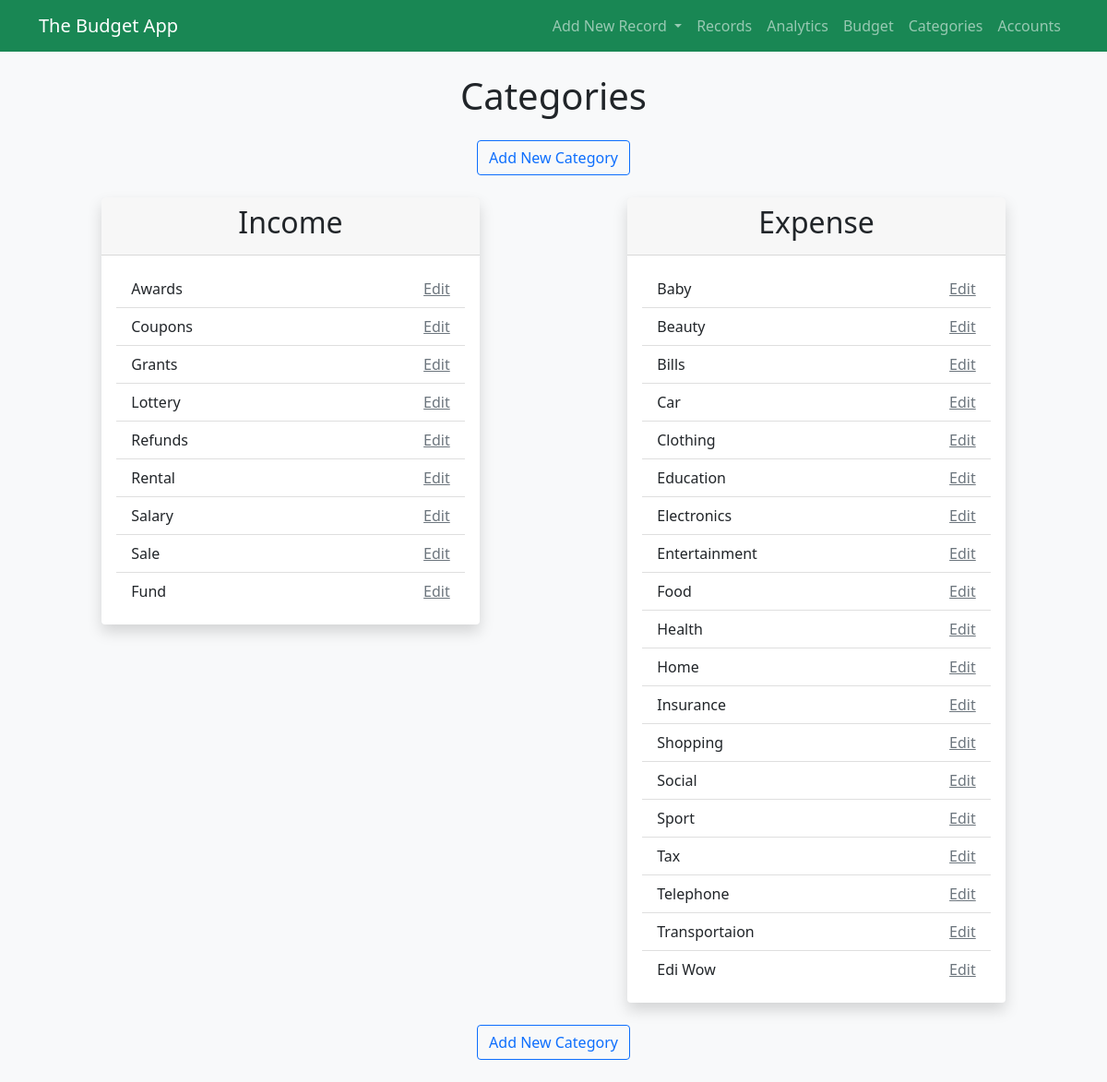
Before: /categories with the older database file.
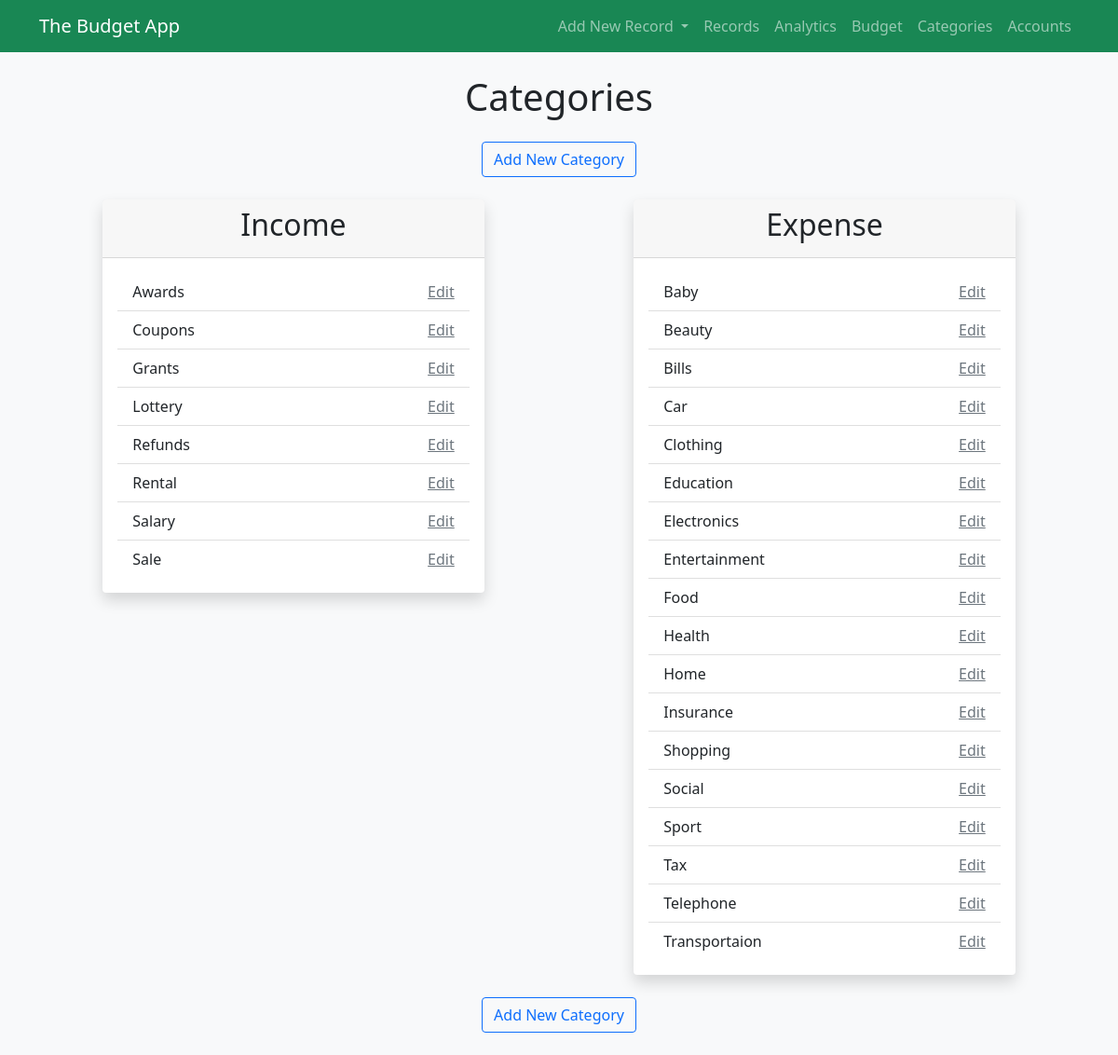
After: the same page with the newer database file.
### the_budget_app/models.py (models this page shows, shortened)
class Category(models.Model):
    CATEGORY_TYPE = (
        ('income', 'Income'),
        ('expense', 'Expense'),
        ('transfer','Transfer')
    )
    category_type = models.CharField(max_length=8, choices=CATEGORY_TYPE)
    category_name = models.CharField(max_length=200)
    editable = models.BooleanField(default=True)
    class Meta:
        db_table = 'category'
        verbose_name_plural = 'categories'
    def expenses():
        return Category.objects.filter(category_type='expense')
    def incomes():
        return Category.objects.filter(category_type='income', editable=True)

### the_budget_app/views/category_view.py (the view)
# urls.py: path('', index.index, name='index'),
def index(request):
    expenses = Category.expenses()
    incomes = Category.incomes()
    context = {
        'expenses': expenses,
        'incomes': incomes,
    }
    return render(request, CATEGORY_INDEX, context)

### the_budget_app/templates/the_budget_app/category/index.html
{% extends '../base.html' %}
{% block content %}
<div class="container-lg mt-4 mb-4">
    <h1 class="text-center mb-4">Categories</h1>
    <div class="d-flex justify-content-center mt-4 mb-4">
        <a href="{% url 'the_budget:add_category' %}" class="btn btn-outline-primary">Add New Category</a>
    </div>
    <div class="row">
        <div class="col-md-6 mb-4">
            <div class="card shadow border-0 w-75 m-auto">
                <div class="card-header">
                    <h2 class="card-title text-center">Income</h2>
                </div>
                <div class="card-body">
                    <ul class="list-group list-group-flush">
                        {% for income in incomes %}
                        <li class="list-group-item">
                            {{ income.category_name }}
                            <span class="float-end">
                                <a href="{% url 'the_budget:edit_category' income.pk %}" class="link-secondary">
                                    Edit
                                </a>
                            </span>
                        </li>
                        {% endfor %}
                    </ul>
                </div>
            </div>
        </div>
        <div class="col-md-6 mb-4">
            <div class="card shadow border-0 w-75 m-auto">
                <div class="card-header">
                    <h2 class="card-title text-center">Expense</h2>
                </div>
                <div class="card-body">
                    <ul class="list-group list-group-flush">
                        {% for expense in expenses %}
                        <li class="list-group-item">
                            {{ expense.category_name }}
                            <span class="float-end">
                                <a href="{% url 'the_budget:edit_category' expense.pk %}" class="link-secondary">
                                    Edit
                                </a>
                            </span>
                        </li>
                        {% endfor %}
                    </ul>
                </div>
            </div>
        </div>
    </div>
    <div class="d-flex justify-content-center">
        <a href="{% url 'the_budget:add_category' %}" class="btn btn-outline-primary">Add New Category</a>
    </div>
</div>
{% endblock content %}

Changed rows visible on the page:
removed Category: category_name "Fund", shown under "Income"
removed Category: category_name "Edi Wow", shown under "Expense"
